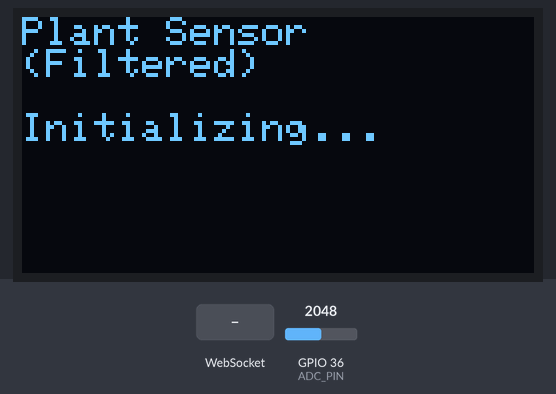
Recording of a sketch running on a simulated ESP32. Parts: 128×64 one-colour display. The inputs (shaded band) are chosen by the test bench; at power-on: GPIO 36 (ADC_PIN) = 2048 (analog values on the 0–4095 scale). WiFi joins after 1.5 s; servers stay silent unless stated; what the sketch prints to the serial monitor is not drawn.

Above: at 1.2 s.
3.4 s: WebSocket text "1" received
At 5.5 s:
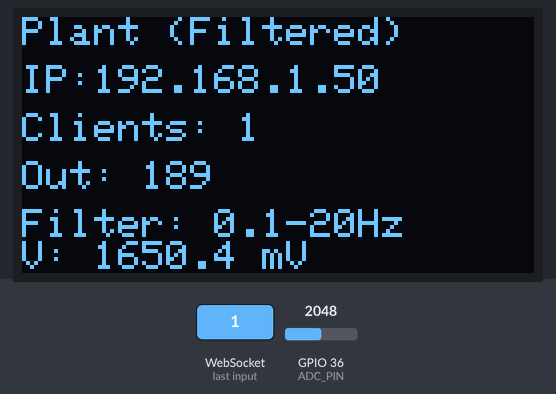
6.4 s: GPIO 36 (ADC_PIN) set to 2866
At 9.1 s:
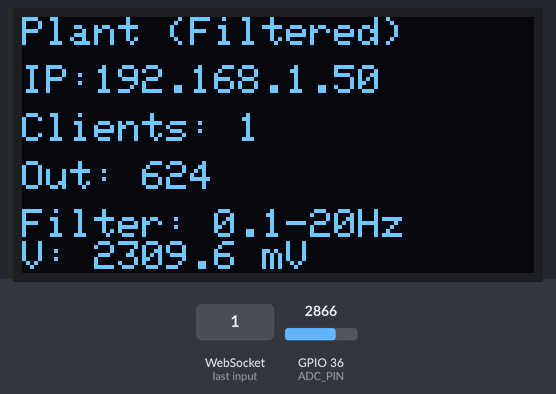
9.4 s: GPIO 36 (ADC_PIN) set to 3603
At 10.6 s:
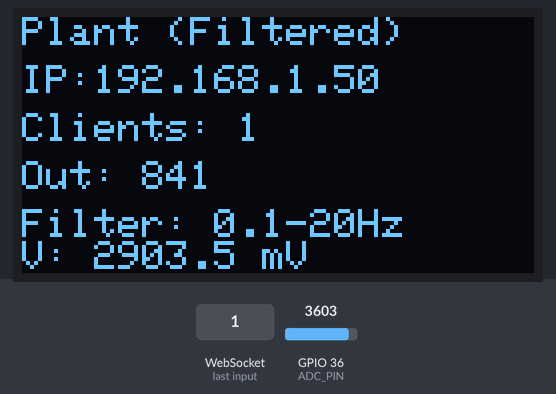
12.4 s: GPIO 36 (ADC_PIN) set to 4095
At 15.7 s:
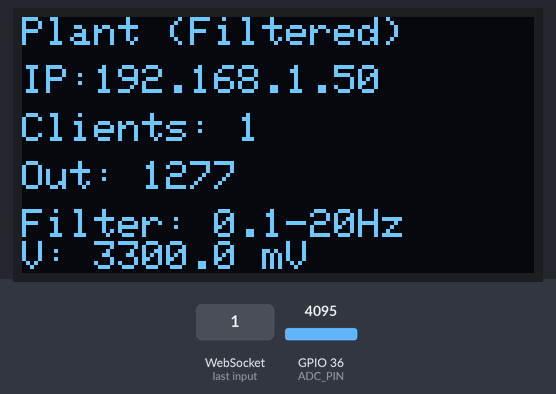
Timing chart, 0 to 16.4 s (numbered marks = the images above; inputs shaded):
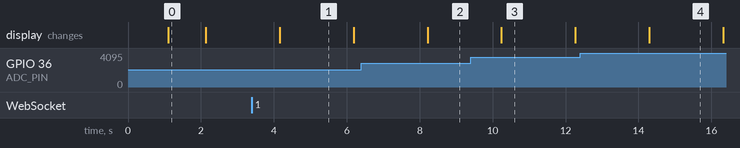

Measured:
- after the input at 6.4 s, the display: changes after 1.8 s (image 2)
- what the display in image 0 shows lasts 1.0 s, from 1.1 s to 2.1 s
- what the display in image 1 shows lasts 2.0 s, from 4.2 s to 6.2 s

The sketch:

plant_streaming_with_display_ESP32devkitC_ds_robust.ino
```cpp
/*
 * ESP32 Plant Sensor - Streaming with Display (Filtered Version)
 *
 * Features:
 * - Real-time voltage streaming via WebSocket
 * - Aggressive digital lowpass filtering (~8Hz cutoff to match Oxocard)
 * - OLED display showing IP and streaming status
 * - Non-blocking WiFi reconnect (router can start before or after sensor)
 *
 * Hardware: ESP32 DevKit + AD8232 + SSD1306 OLED Display
 *
 * AD8232 Connections:
 * - 3.3V → 3.3V rail
 * - GND → GND rail
 * - Output → GPIO0 (A0) - adjust for your board
 * - SDN → 3.3V (keep active)
 * - Plant electrodes via 3.5mm jack
 *
 * OLED Display Connections (I2C):
 * - SDA → GPIO8 (adjust for your board - GPIO21 on DevKit C)
 * - SCL → GPIO9 (adjust for your board - GPIO22 on DevKit C)
 * - VCC → 3.3V
 * - GND → GND
 */

#include <WiFi.h>
#include <WebSocketsServer.h>
#include <ArduinoJson.h>
#include <Wire.h>
#include <Adafruit_GFX.h>
#include <Adafruit_SSD1306.h>

// ===== WIFI CONFIGURATION =====
const char* ssid =  "silent_signals";
const char* password = "39381156";

// ===== WEBSOCKET SERVER =====
WebSocketsServer webSocket = WebSocketsServer(81);  // WebSocket on port 81

// ===== OLED DISPLAY CONFIGURATION =====
#define SCREEN_WIDTH 128
#define SCREEN_HEIGHT 64
#define OLED_RESET -1
#define SCREEN_ADDRESS 0x3C
Adafruit_SSD1306 display(SCREEN_WIDTH, SCREEN_HEIGHT, &Wire, OLED_RESET);

// ===== SAMPLING CONFIGURATION =====
const int SAMPLE_RATE = 380;           // 380Hz internal sampling
const int OUTPUT_RATE = 100;           // 100Hz output rate (less decimation)
const int SAMPLE_INTERVAL_US = 1000000 / SAMPLE_RATE;
const int DECIMATION_FACTOR = SAMPLE_RATE / OUTPUT_RATE;  // ~4

// ===== ADC CONFIGURATION - AD8232 Optimized =====
const int ADC_PIN = A0;  // Adjust for your board. 34 for ESP32D, A0 for ESP32C
const int ADC_RESOLUTION = 12;
const float ADC_VOLTAGE_REF = 3.3;

// ===== STREAMING BUFFER =====
const int BUFFER_SIZE = 50;  // Send 50 samples at a time (500ms at 100Hz)
float voltageBuffer[BUFFER_SIZE];
int bufferIndex = 0;

// ===== TIMING =====
unsigned long lastSampleTime = 0;
unsigned long lastBatchSend = 0;
const int BATCH_SEND_INTERVAL_MS = 500;

// ===== WEBSOCKET CLIENT TRACKING =====
int connectedClients = 0;
int packetsSent = 0;

// ===== STATUS VARIABLES =====
unsigned long totalSamples = 0;
unsigned long outputSamples = 0;
float lastVoltage = 0.0;
float lastFilteredVoltage = 0.0;
String wifi_status = "Disconnected";
String websocket_status = "Stopped";

// ===== DISPLAY UPDATE TIMING =====
unsigned long lastDisplayUpdate = 0;
const unsigned long DISPLAY_UPDATE_INTERVAL = 2000;

// ===== WIFI RECONNECT TIMING =====
unsigned long lastWifiCheck = 0;
const unsigned long WIFI_CHECK_INTERVAL = 5000;   // check every 5s
bool webSocketStarted = false;

// ═══════════════════════════════════════════════
// DIGITAL FILTER CONFIGURATION
// ═══════════════════════════════════════════════
//
// Two-stage filtering to match Oxocard's 0.07-8.8Hz bandpass:
// 1. IIR Lowpass at ~8Hz (removes 50Hz noise and high-freq hash)
// 2. IIR Highpass at ~0.1Hz (removes DC drift)
//
// Filter coefficients calculated for 380Hz sample rate

// === STAGE 1: 20Hz Lowpass ===
const float LP_ALPHA = 0.25;  // Lowpass coefficient (~20Hz cutoff)
float lpFilterState = 0.0;

// === STAGE 2: 0.1Hz Highpass (DC blocking) ===
const float HP_ALPHA = 0.998;  // Highpass coefficient (~0.1Hz cutoff)
float hpFilterState = 0.0;
float hpPrevInput = 0.0;

// === Decimation counter ===
int decimationCounter = 0;
float decimationAccumulator = 0.0;

// ===== FUNCTION DECLARATIONS =====
void setupOLED();
void updateDisplay();
void setupADC();
void startWiFi();
void checkWiFiAndReconnect();
float readAndFilterSensor();
void webSocketEvent(uint8_t num, WStype_t type, uint8_t * payload, size_t length);
void sendBatchData();
float adcToVoltage(int adcValue);
float applyLowpass(float input);
float applyHighpass(float input);

// ═══════════════════════════════════════════════
// SETUP
// ═══════════════════════════════════════════════

void setup() {
    Serial.begin(115200);
    delay(1000);

    Serial.println("\n╔══════════════════════════════════════════════╗");
    Serial.println("║  ESP32 Plant Sensor - Filtered Streaming     ║");
    Serial.println("╚══════════════════════════════════════════════╝");
    Serial.println();
    Serial.println("Features:");
    Serial.println("  • Internal sampling: 380Hz");
    Serial.println("  • Output rate: 50Hz (filtered & decimated)");
    Serial.println("  • Bandpass filter: 0.1-8Hz (matches Oxocard)");
    Serial.println("  • AD8232 bioelectric amplifier");
    Serial.println("  • Non-blocking WiFi reconnect");
    Serial.println();

    setupOLED();
    setupADC();

    // Start WiFi non-blocking — does NOT wait, does NOT freeze
    startWiFi();

    // Initialize filter states with first reading
    int initialReading = analogRead(ADC_PIN);
    float initialVoltage = adcToVoltage(initialReading);
    lpFilterState = initialVoltage;
    hpPrevInput = initialVoltage;
    hpFilterState = 0.0;

    lastSampleTime = micros();
    lastBatchSend = millis();
    lastWifiCheck = millis();

    Serial.println("Sensor running — waiting for WiFi...\n");
}

// ═══════════════════════════════════════════════
// LOOP
// ═══════════════════════════════════════════════

void loop() {
    // ── WiFi watchdog: reconnect if lost ──────────────────
    if (millis() - lastWifiCheck >= WIFI_CHECK_INTERVAL) {
        lastWifiCheck = millis();
        checkWiFiAndReconnect();
    }

    // ── WebSocket: start once WiFi is up, keep running ────
    if (WiFi.status() == WL_CONNECTED) {
        if (!webSocketStarted) {
            webSocket.begin();
            webSocket.onEvent(webSocketEvent);
            webSocketStarted = true;
            websocket_status = "Ready";
            Serial.printf("✓ WebSocket server started on ws://%s:81\n",
                          WiFi.localIP().toString().c_str());
        }
        webSocket.loop();
    }

    // ── Sensor sampling at 380Hz (always, regardless of WiFi) ──
    unsigned long currentTime = micros();
    if (currentTime - lastSampleTime >= SAMPLE_INTERVAL_US) {
        lastSampleTime = currentTime;
        totalSamples++;

        int rawADC = analogRead(ADC_PIN);
        float rawVoltage = adcToVoltage(rawADC);
        lastVoltage = rawVoltage;

        float lpFiltered = applyLowpass(rawVoltage);
        float filtered = applyHighpass(lpFiltered);
        (void)filtered;  // highpass computed but output uses lpFiltered (DC visible)

        float outputVoltage = lpFiltered;
        lastFilteredVoltage = outputVoltage;

        decimationAccumulator += outputVoltage;
        decimationCounter++;

        if (decimationCounter >= DECIMATION_FACTOR) {
            float decimatedVoltage = decimationAccumulator / DECIMATION_FACTOR;
            outputSamples++;

            voltageBuffer[bufferIndex] = decimatedVoltage;
            bufferIndex++;

            decimationAccumulator = 0.0;
            decimationCounter = 0;

            if (bufferIndex >= BUFFER_SIZE) {
                sendBatchData();
                bufferIndex = 0;
            }
        }

        if (totalSamples % 1000 == 0) {
            Serial.printf("[Sample %lu] Raw: %.1f mV | Filtered: %.1f mV | Out: %lu\n",
                          totalSamples, rawVoltage, lastFilteredVoltage, outputSamples);
        }
    }

    // ── Backup batch send ─────────────────────────────────
    if (bufferIndex > 0 && (millis() - lastBatchSend) >= BATCH_SEND_INTERVAL_MS) {
        sendBatchData();
        bufferIndex = 0;
    }

    // ── Display update ────────────────────────────────────
    if (millis() - lastDisplayUpdate >= DISPLAY_UPDATE_INTERVAL) {
        updateDisplay();
        lastDisplayUpdate = millis();
    }
}

// ═══════════════════════════════════════════════
// WIFI — NON-BLOCKING
// ═══════════════════════════════════════════════

void startWiFi() {
    Serial.printf("WiFi: connecting to '%s' (non-blocking)...\n", ssid);
    wifi_status = "Connecting";
    WiFi.mode(WIFI_STA);
    WiFi.begin(ssid, password);
    // Returns immediately — connection happens in background
}

void checkWiFiAndReconnect() {
    if (WiFi.status() == WL_CONNECTED) {
        // All good — update status string if it was "Connecting"
        if (wifi_status != "Connected") {
            wifi_status = "Connected";
            Serial.printf("✓ WiFi connected — IP: %s  Signal: %d dBm\n",
                          WiFi.localIP().toString().c_str(), WiFi.RSSI());
        }
        return;
    }

    // Not connected — restart connection attempt
    wifi_status = "Reconnecting";
    webSocketStarted = false;   // WebSocket will re-init once WiFi is back
    websocket_status = "Waiting";
    Serial.printf("WiFi lost — reconnecting to '%s'...\n", ssid);
    WiFi.disconnect();
    delay(100);
    WiFi.begin(ssid, password);
    // Again non-blocking — result checked next interval
}

// ═══════════════════════════════════════════════
// DIGITAL FILTERS
// ═══════════════════════════════════════════════

float applyLowpass(float input) {
    lpFilterState = LP_ALPHA * input + (1.0 - LP_ALPHA) * lpFilterState;
    return lpFilterState;
}

float applyHighpass(float input) {
    float output = HP_ALPHA * (hpFilterState + input - hpPrevInput);
    hpFilterState = output;
    hpPrevInput = input;
    return output;
}

// ═══════════════════════════════════════════════
// DISPLAY
// ═══════════════════════════════════════════════

void setupOLED() {
    Serial.print("Initializing OLED display... ");
    Wire.begin(5, 6);  // SDA=5, SCL=6 (adjust per board)

    if (!display.begin(SSD1306_SWITCHCAPVCC, SCREEN_ADDRESS)) {
        Serial.println("✗ FAILED — continuing without display");
        return;
    }
    Serial.println("✓");

    display.clearDisplay();
    display.setTextSize(1);
    display.setTextColor(SSD1306_WHITE);
    display.setCursor(0, 0);
    display.println("Plant Sensor");
    display.println("(Filtered)");
    display.println();
    display.println("Initializing...");
    display.display();
    delay(1000);
}

void updateDisplay() {
    display.clearDisplay();
    display.setTextSize(1);
    display.setTextColor(SSD1306_WHITE);

    // Line 1: Title
    display.setCursor(0, 0);
    display.println("Plant (Filtered)");

    // Line 2: WiFi status / IP
    display.setCursor(0, 12);
    if (WiFi.status() == WL_CONNECTED) {
        display.print("IP:");
        display.println(WiFi.localIP().toString().c_str());
    } else {
        display.print("WiFi: ");
        display.println(wifi_status);
    }

    // Line 3: WebSocket clients
    display.setCursor(0, 24);
    display.print("Clients: ");
    display.println(connectedClients);

    // Line 4: Output sample count
    display.setCursor(0, 36);
    display.print("Out: ");
    if (outputSamples < 10000) {
        display.println(outputSamples);
    } else {
        display.print(outputSamples / 1000);
        display.println("k");
    }

    // Line 5: Filter info
    display.setCursor(0, 48);
    display.print("Filter: 0.1-20Hz");

    // Line 6: Current filtered voltage
    display.setCursor(0, 56);
    display.print("V: ");
    display.print(lastFilteredVoltage, 1);
    display.println(" mV");

    display.display();
}

// ═══════════════════════════════════════════════
// ADC
// ═══════════════════════════════════════════════

void setupADC() {
    analogReadResolution(ADC_RESOLUTION);
    analogSetAttenuation(ADC_11db);
    Serial.println("✓ ADC configured for AD8232");
    Serial.printf("  Resolution: %d bits\n", ADC_RESOLUTION);
    Serial.printf("  Reference: %.1f V\n", ADC_VOLTAGE_REF);
}

float adcToVoltage(int adcValue) {
    return (adcValue / 4095.0) * ADC_VOLTAGE_REF * 1000.0;
}

// ═══════════════════════════════════════════════
// WEBSOCKET
// ═══════════════════════════════════════════════

void webSocketEvent(uint8_t num, WStype_t type, uint8_t * payload, size_t length) {
    switch (type) {
        case WStype_DISCONNECTED:
            connectedClients = max(0, connectedClients - 1);
            websocket_status = String(connectedClients) + " client(s)";
            Serial.printf("WebSocket: Client #%u disconnected (total: %d)\n",
                          num, connectedClients);
            break;

        case WStype_CONNECTED: {
            IPAddress ip = webSocket.remoteIP(num);
            connectedClients++;
            websocket_status = String(connectedClients) + " client(s)";
            Serial.printf("WebSocket: Client #%u connected from %s (total: %d)\n",
                          num, ip.toString().c_str(), connectedClients);

            StaticJsonDocument<256> statusDoc;
            statusDoc["type"]         = "status";
            statusDoc["message"]      = "Connected to ESP32 Plant Sensor (Filtered)";
            statusDoc["sampleRate"]   = OUTPUT_RATE;
            statusDoc["internalRate"] = SAMPLE_RATE;
            statusDoc["batchSize"]    = BUFFER_SIZE;
            statusDoc["filterLow"]    = "0.1Hz";
            statusDoc["filterHigh"]   = "8Hz";

            String statusJson;
            serializeJson(statusDoc, statusJson);
            webSocket.sendTXT(num, statusJson);
            break;
        }

        case WStype_TEXT:
            Serial.printf("WebSocket: Received from #%u: %s\n", num, payload);
            break;

        default:
            break;
    }
}

void sendBatchData() {
    if (connectedClients == 0 || bufferIndex == 0) return;

    StaticJsonDocument<1024> doc;
    doc["type"]       = "data";
    doc["timestamp"]  = millis();
    doc["sampleRate"] = OUTPUT_RATE;
    doc["samples"]    = bufferIndex;

    JsonArray voltages = doc.createNestedArray("voltages");
    for (int i = 0; i < bufferIndex; i++) {
        voltages.add(voltageBuffer[i]);
    }

    String jsonString;
    serializeJson(doc, jsonString);
    webSocket.broadcastTXT(jsonString);
    packetsSent++;
    lastBatchSend = millis();

    if (packetsSent % 10 == 0) {
        Serial.printf("WebSocket: Packet #%d sent (%d samples @ %dHz)\n",
                      packetsSent, bufferIndex, OUTPUT_RATE);
    }
}
```
